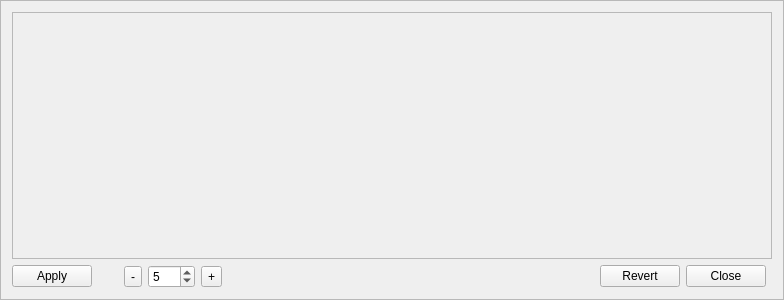
<?xml version="1.0" encoding="UTF-8"?>
<ui version="4.0">
 <class>Thresholds</class>
 <widget class="QFrame" name="Thresholds">
  <property name="geometry">
   <rect>
    <x>0</x>
    <y>0</y>
    <width>784</width>
    <height>300</height>
   </rect>
  </property>
  <property name="sizePolicy">
   <sizepolicy hsizetype="MinimumExpanding" vsizetype="MinimumExpanding">
    <horstretch>0</horstretch>
    <verstretch>0</verstretch>
   </sizepolicy>
  </property>
  <property name="windowTitle">
   <string>Threshold editor</string>
  </property>
  <property name="frameShape">
   <enum>QFrame::StyledPanel</enum>
  </property>
  <property name="frameShadow">
   <enum>QFrame::Raised</enum>
  </property>
  <layout class="QGridLayout" name="gridLayout_2">
   <item row="0" column="0" colspan="9">
    <widget class="QFrame" name="Dashboard">
     <property name="sizePolicy">
      <sizepolicy hsizetype="MinimumExpanding" vsizetype="MinimumExpanding">
       <horstretch>0</horstretch>
       <verstretch>0</verstretch>
      </sizepolicy>
     </property>
     <property name="frameShape">
      <enum>QFrame::StyledPanel</enum>
     </property>
     <property name="frameShadow">
      <enum>QFrame::Raised</enum>
     </property>
    </widget>
   </item>
   <item row="1" column="5">
    <spacer name="horizontalSpacer">
     <property name="orientation">
      <enum>Qt::Horizontal</enum>
     </property>
     <property name="sizeHint" stdset="0">
      <size>
       <width>40</width>
       <height>20</height>
      </size>
     </property>
    </spacer>
   </item>
   <item row="1" column="0">
    <widget class="QPushButton" name="applyButton">
     <property name="text">
      <string>Apply</string>
     </property>
    </widget>
   </item>
   <item row="1" column="2">
    <widget class="QToolButton" name="decButton">
     <property name="text">
      <string>-</string>
     </property>
    </widget>
   </item>
   <item row="1" column="6">
    <widget class="QPushButton" name="revertButton">
     <property name="text">
      <string>Revert</string>
     </property>
    </widget>
   </item>
   <item row="1" column="3">
    <widget class="QSpinBox" name="adjustSpinbox">
     <property name="minimum">
      <number>0</number>
     </property>
     <property name="maximum">
      <number>200</number>
     </property>
     <property name="value">
      <number>5</number>
     </property>
    </widget>
   </item>
   <item row="1" column="1">
    <spacer name="horizontalSpacer_2">
     <property name="orientation">
      <enum>Qt::Horizontal</enum>
     </property>
     <property name="sizeType">
      <enum>QSizePolicy::Fixed</enum>
     </property>
     <property name="sizeHint" stdset="0">
      <size>
       <width>20</width>
       <height>20</height>
      </size>
     </property>
    </spacer>
   </item>
   <item row="1" column="7">
    <widget class="QPushButton" name="closeButton">
     <property name="text">
      <string>Close</string>
     </property>
    </widget>
   </item>
   <item row="1" column="4">
    <widget class="QToolButton" name="incButton">
     <property name="text">
      <string>+</string>
     </property>
    </widget>
   </item>
  </layout>
 </widget>
 <resources/>
 <connections/>
</ui>
